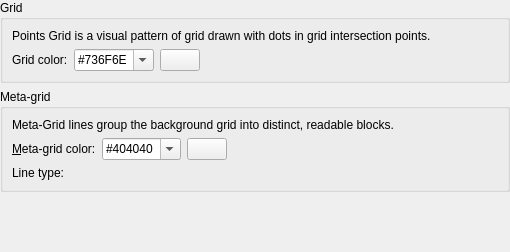
<?xml version="1.0" encoding="UTF-8"?>
<ui version="4.0">
 <class>LC_SettingsPageDraftingThemeGridPoints</class>
 <widget class="QWidget" name="LC_SettingsPageDraftingThemeGridPoints">
  <property name="geometry">
   <rect>
    <x>0</x>
    <y>0</y>
    <width>510</width>
    <height>252</height>
   </rect>
  </property>
  <layout class="QGridLayout" name="gridLayout_main">
   <property name="leftMargin">
    <number>0</number>
   </property>
   <property name="topMargin">
    <number>0</number>
   </property>
   <property name="rightMargin">
    <number>0</number>
   </property>
   <property name="bottomMargin">
    <number>0</number>
   </property>
   <item row="3" column="0">
    <spacer name="verticalSpacer">
     <property name="orientation">
      <enum>Qt::Orientation::Vertical</enum>
     </property>
     <property name="sizeHint" stdset="0">
      <size>
       <width>0</width>
       <height>0</height>
      </size>
     </property>
    </spacer>
   </item>
   <item row="1" column="0">
    <widget class="QGroupBox" name="groupBox_8">
     <property name="title">
      <string>Grid</string>
     </property>
     <layout class="QGridLayout" name="gridLayout">
      <item row="1" column="1">
       <widget class="LC_ContentAdjustableComboBox" name="cbGridPointsColor">
        <property name="toolTip">
         <string>Grid Point Color
Color name or hexadecimal code
for grid points</string>
        </property>
        <property name="editable">
         <bool>true</bool>
        </property>
        <item>
         <property name="text">
          <string notr="true">#736F6E</string>
         </property>
        </item>
       </widget>
      </item>
      <item row="0" column="0" colspan="4">
       <widget class="QLabel" name="label">
        <property name="text">
         <string>Points Grid is a visual pattern of grid drawn with dots in grid intersection points. </string>
        </property>
        <property name="wordWrap">
         <bool>true</bool>
        </property>
       </widget>
      </item>
      <item row="1" column="3">
       <spacer name="horizontalSpacer_2">
        <property name="orientation">
         <enum>Qt::Orientation::Horizontal</enum>
        </property>
        <property name="sizeHint" stdset="0">
         <size>
          <width>0</width>
          <height>0</height>
         </size>
        </property>
       </spacer>
      </item>
      <item row="1" column="2">
       <widget class="LC_ColorButton" name="pb_gridPoints">
        <property name="sizePolicy">
         <sizepolicy hsizetype="Maximum" vsizetype="Fixed">
          <horstretch>0</horstretch>
          <verstretch>0</verstretch>
         </sizepolicy>
        </property>
        <property name="toolTip">
         <string>Point

Click to choose color for
points.</string>
        </property>
       </widget>
      </item>
      <item row="1" column="0">
       <widget class="QLabel" name="lGridColor">
        <property name="text">
         <string>Grid color:</string>
        </property>
        <property name="buddy">
         <cstring>cbGridPointsColor</cstring>
        </property>
       </widget>
      </item>
     </layout>
    </widget>
   </item>
   <item row="2" column="0">
    <widget class="QGroupBox" name="groupBox_6">
     <property name="title">
      <string>Meta-grid</string>
     </property>
     <layout class="QGridLayout" name="gridLayout_20">
      <item row="1" column="2">
       <widget class="LC_ColorButton" name="pb_metaPoints">
        <property name="sizePolicy">
         <sizepolicy hsizetype="Maximum" vsizetype="Fixed">
          <horstretch>0</horstretch>
          <verstretch>0</verstretch>
         </sizepolicy>
        </property>
        <property name="toolTip">
         <string>Meta-Grid Line

Click to choose color for
meta-grid lines.</string>
        </property>
       </widget>
      </item>
      <item row="1" column="1">
       <widget class="LC_ContentAdjustableComboBox" name="cbMetaGridPointsColor">
        <property name="toolTip">
         <string>Meta-Grid Color

Color name or hexadecimal code
for Meta Grid lines if grid drawn by points</string>
        </property>
        <property name="editable">
         <bool>true</bool>
        </property>
        <item>
         <property name="text">
          <string notr="true">#404040</string>
         </property>
        </item>
       </widget>
      </item>
      <item row="1" column="3">
       <spacer name="horizontalSpacer">
        <property name="orientation">
         <enum>Qt::Orientation::Horizontal</enum>
        </property>
        <property name="sizeHint" stdset="0">
         <size>
          <width>0</width>
          <height>0</height>
         </size>
        </property>
       </spacer>
      </item>
      <item row="2" column="0">
       <widget class="QLabel" name="lMetaGridLineType">
        <property name="text">
         <string>Line type: </string>
        </property>
        <property name="buddy">
         <cstring>wMetaGridPointsLineType</cstring>
        </property>
       </widget>
      </item>
      <item row="1" column="0">
       <widget class="QLabel" name="lMetaGridColor">
        <property name="text">
         <string>&amp;Meta-grid color:</string>
        </property>
        <property name="buddy">
         <cstring>cbMetaGridPointsColor</cstring>
        </property>
       </widget>
      </item>
      <item row="2" column="1" colspan="2">
       <widget class="QG_LineTypeBox" name="wMetaGridPointsLineType" native="true">
        <property name="toolTip">
         <string>Meta-Grid Line Type

Type of Meta Grid line if grid is drawn as points</string>
        </property>
       </widget>
      </item>
      <item row="0" column="0" colspan="4">
       <widget class="QLabel" name="label_2">
        <property name="text">
         <string>Meta-Grid lines group the background grid into distinct, readable blocks. </string>
        </property>
        <property name="wordWrap">
         <bool>true</bool>
        </property>
       </widget>
      </item>
     </layout>
    </widget>
   </item>
  </layout>
 </widget>
 <customwidgets>
  <customwidget>
   <class>QG_LineTypeBox</class>
   <extends>QWidget</extends>
   <header>qg_linetypebox.h</header>
  </customwidget>
  <customwidget>
   <class>LC_ColorButton</class>
   <extends>QPushButton</extends>
   <header>lc_color_button.h</header>
  </customwidget>
  <customwidget>
   <class>LC_ContentAdjustableComboBox</class>
   <extends>QComboBox</extends>
   <header location="global">lc_content_adjustable_combo_box.h</header>
  </customwidget>
 </customwidgets>
 <resources/>
 <connections/>
</ui>
